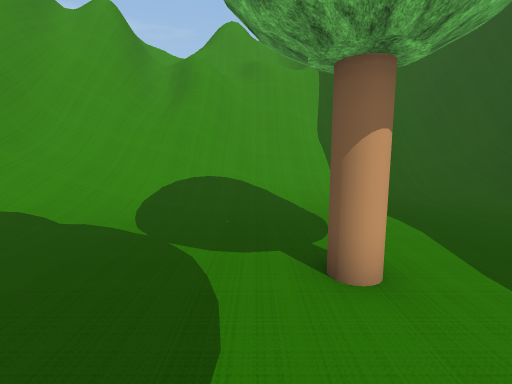
view 1 (above)

21 first-person views from a walk through a scene from a Unity 3-D project. The camera is 1.5 m above the floor, tilts 8° down and sees 85° across. The floor is counted in squares, 1 m on a side. Each view is taken from the middle of a square. On the plan, view 1 faces up. The plan holds only what a view shows up to about 14 squares ahead; the rest is blank. The place goes on beyond the plan. Some trees and plants on the terrain are drawn as simple stand-ins. The player is left out.

view 2
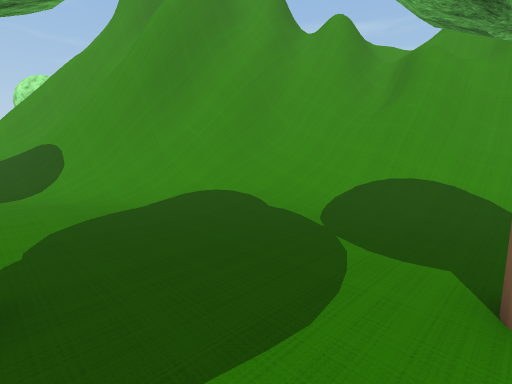

view 3
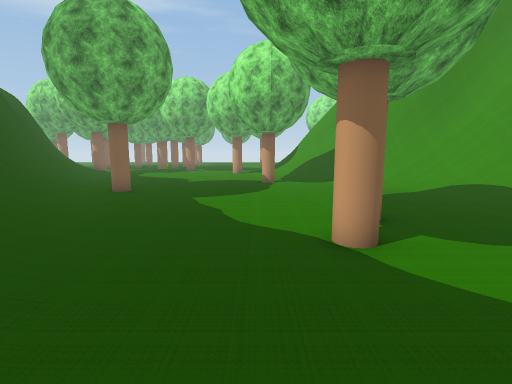

view 4
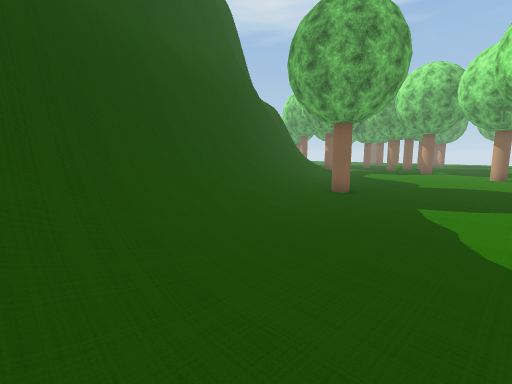

view 5
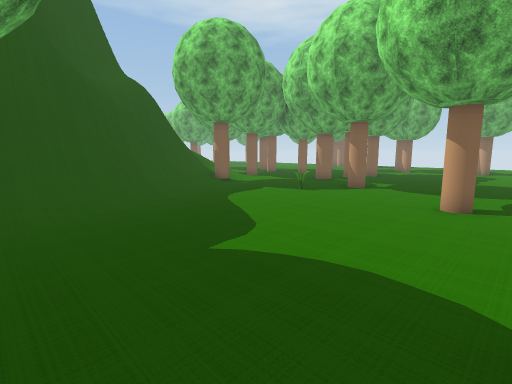

view 6
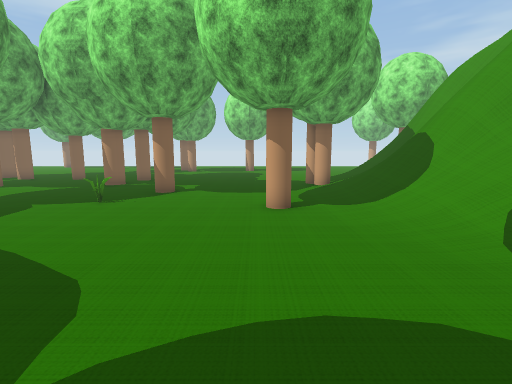

view 7
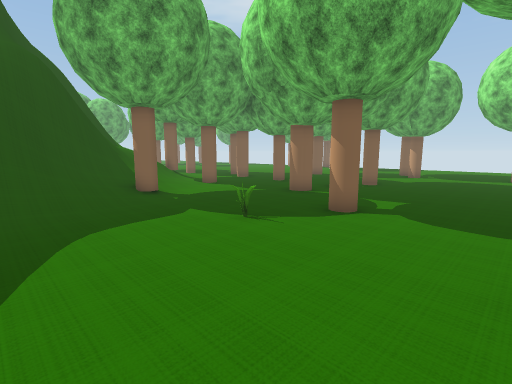

view 8
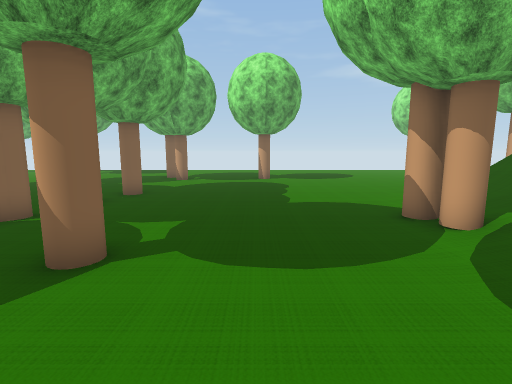

view 9
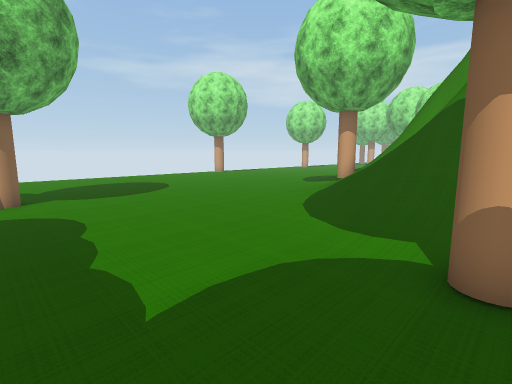

view 10
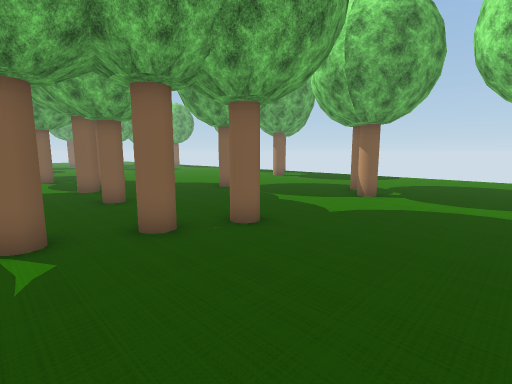

view 11
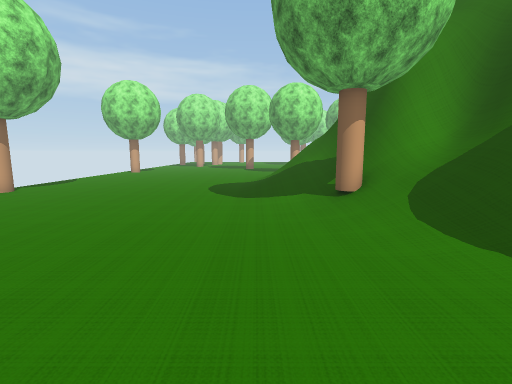

view 12
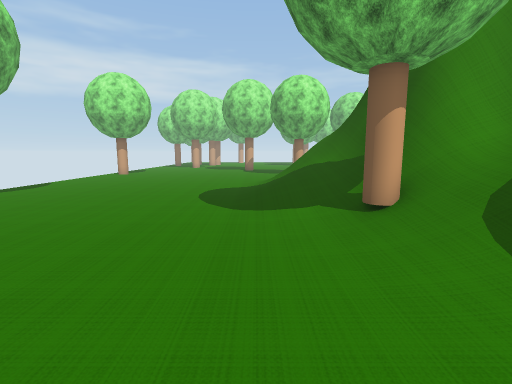

view 13
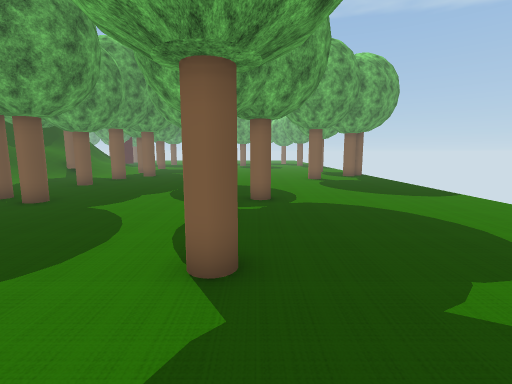

view 14
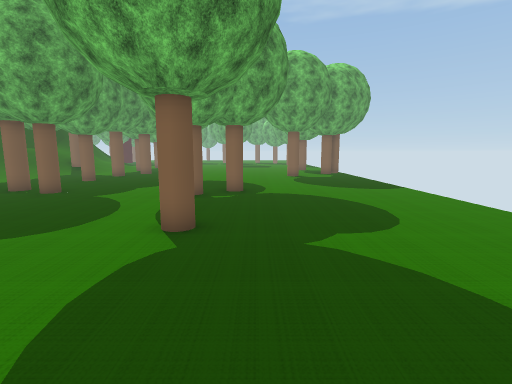

view 15
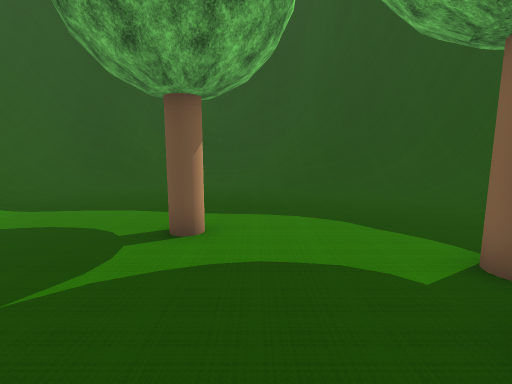

view 16
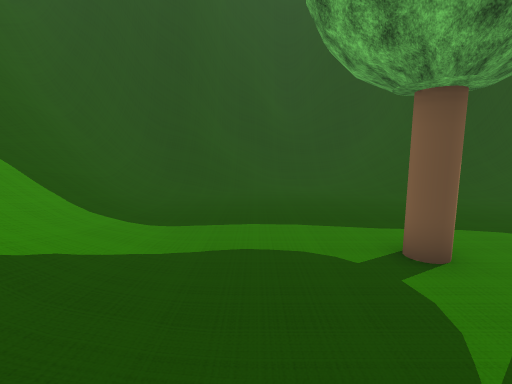

view 17
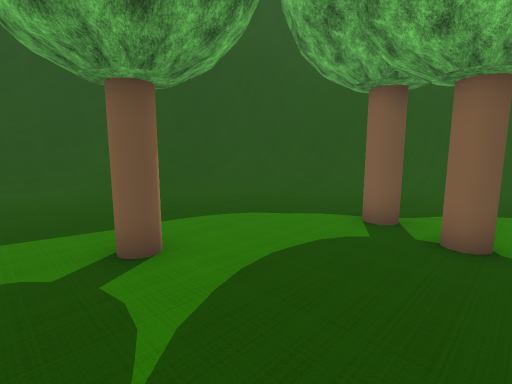

view 18
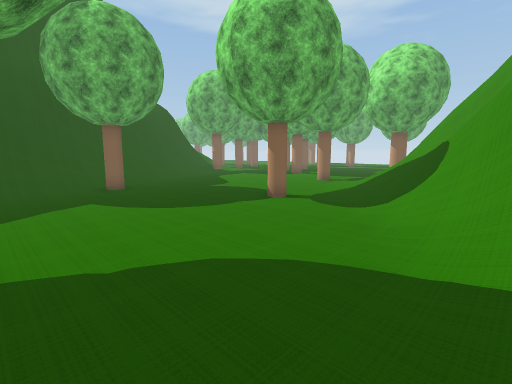

view 19
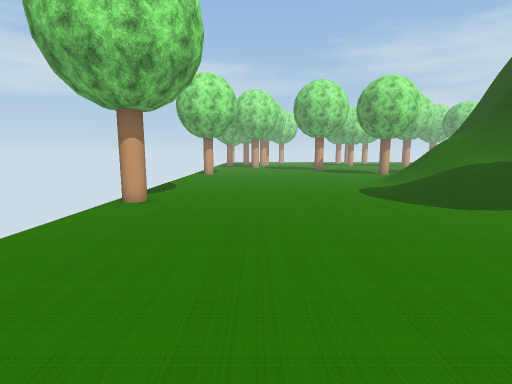

view 20
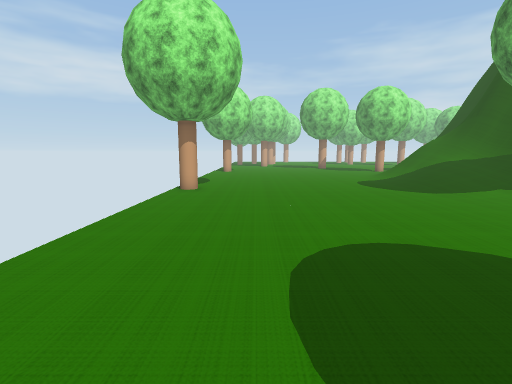

view 21
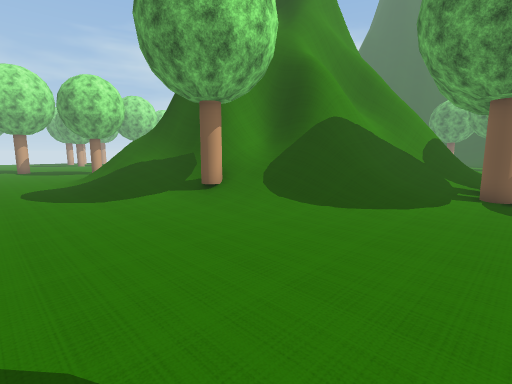

### Floor plan
Key: @ floor where view 1 was taken; # wall or solid block; . main floor; : floor 2.75 m higher than the main floor; / step, stairs or slope; = window, fence, low wall or low ledge; v drop or lower ground; T tree; O other object.
Columns run from 40 left of view 1 to 10 right of it. Each row starts with its distance up from view 1.
 13 .........../// =#                  #=#############
 12 ...........///=#                  ##===#==///######
 11 ...........//=##                 ##=//v=////////=##
 10 ..........///=#                  ##=//=//////////=#
  9 ..........///=#                 ##==/////////..//=#
  8 T.........///=#                 ##////////......//=
  7 T.........///=###              ##=/////..........//
  6 ...........///=##             ###=///............//
  5 ............TT//##            ##=////............./
  4 ............////######      ###=///......T......../
  3 ............////=##=##########=//........T.......//
  2 .............///=##=:=###//==///.................//
  1 ..............//////=###=//////.................///
  0 ..............////////##/////........TT.@......///=
 -1 ................////////////..........TTT......//=#
 -2  .................TT//////...TT........T......./=##
 -3   ................T...........T...............//=#
 -4  ......................T....................// =##
 -5  ......TT..............T...................///=##
 -6 ........T................................///=###
 -7 .......................................////####
 -8 ....................T............T...////=###
 -9 ....................T............T.////=###
-10 ........T.....T........O.........////=####
-11 .......T......TTT.T............////=####
-12 .................TT..........////=####
-13 ...........................////=####
-14 ......................../////=###
-15 ...............T......TT///=####
-16 .......   T........T.////=###

Where each view was taken, in squares from view 1:
view 1: 0 up, 0 right, facing up
view 2: 0 up, 1 right, facing up-left
view 3: 3 down, 4 right, facing left
view 4: 3 down, 3 right, facing down-left
view 5: 3 down, 8 left, facing down-left
view 6: 5 down, 9 left, facing left
view 7: 5 down, 13 left, facing down-left
view 8: 6 down, 16 left, facing left
view 9: 6 down, 22 left, facing up-left
view 10: 6 down, 22 left, facing down-left
view 11: 3 down, 30 left, facing up
view 12: 1 down, 30 left, facing up
view 13: 2 down, 33 left, facing down
view 14: 0 up, 34 left, facing down
view 15: 2 up, 4 left, facing right
view 16: 6 up, 3 left, facing right
view 17: 5 up, 3 left, facing down-right
view 18: 4 up, 3 left, facing down-left
view 19: 1 down, 36 left, facing up
view 20: 4 down, 37 left, facing up
view 21: 3 down, 33 left, facing up-right
